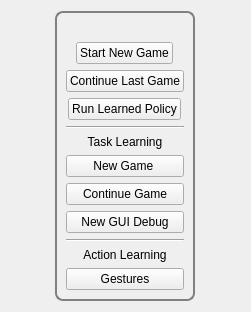
<?xml version="1.0" encoding="UTF-8"?>
<ui version="4.0">
 <class>StartMenuWidget</class>
 <widget class="QWidget" name="StartMenuWidget">
  <property name="enabled">
   <bool>true</bool>
  </property>
  <property name="geometry">
   <rect>
    <x>0</x>
    <y>0</y>
    <width>251</width>
    <height>284</height>
   </rect>
  </property>
  <property name="windowTitle">
   <string>Start Menu</string>
  </property>
  <layout class="QVBoxLayout" name="verticalLayout" stretch="0">
   <item alignment="Qt::AlignHCenter|Qt::AlignVCenter">
    <widget class="QGroupBox" name="verticalGroupBox">
     <property name="styleSheet">
      <string notr="true">QGroupBox::title { subcontrol-origin: margin; subcontrol-position: top centre; padding:0; background-color: transparent;}

QGroupBox{border-style: solid;
border: 2px solid gray;
border-radius: 8px;
padding-top: 20;
}</string>
     </property>
     <layout class="QVBoxLayout" name="verticalLayout_2">
      <item alignment="Qt::AlignHCenter|Qt::AlignVCenter">
       <widget class="QPushButton" name="new_game_button">
        <property name="text">
         <string>Start New Game</string>
        </property>
       </widget>
      </item>
      <item alignment="Qt::AlignHCenter|Qt::AlignVCenter">
       <widget class="QPushButton" name="continue_button">
        <property name="text">
         <string>Continue Last Game</string>
        </property>
       </widget>
      </item>
      <item alignment="Qt::AlignHCenter|Qt::AlignVCenter">
       <widget class="QPushButton" name="run_policy_button">
        <property name="text">
         <string>Run Learned Policy</string>
        </property>
       </widget>
      </item>
      <item>
       <widget class="Line" name="line">
        <property name="orientation">
         <enum>Qt::Horizontal</enum>
        </property>
       </widget>
      </item>
      <item>
       <widget class="QLabel" name="label">
        <property name="text">
         <string>Task Learning</string>
        </property>
        <property name="alignment">
         <set>Qt::AlignCenter</set>
        </property>
       </widget>
      </item>
      <item>
       <widget class="QPushButton" name="new_gui_new_game_button">
        <property name="text">
         <string>New Game </string>
        </property>
       </widget>
      </item>
      <item>
       <widget class="QPushButton" name="new_gui_continue_game_button">
        <property name="text">
         <string>Continue Game</string>
        </property>
       </widget>
      </item>
      <item>
       <widget class="QPushButton" name="new_gui_debug_button">
        <property name="text">
         <string>New GUI Debug</string>
        </property>
       </widget>
      </item>
      <item>
       <widget class="Line" name="line_2">
        <property name="orientation">
         <enum>Qt::Horizontal</enum>
        </property>
       </widget>
      </item>
      <item>
       <widget class="QLabel" name="label_2">
        <property name="text">
         <string>Action Learning</string>
        </property>
        <property name="alignment">
         <set>Qt::AlignCenter</set>
        </property>
       </widget>
      </item>
      <item>
       <widget class="QPushButton" name="gestures_button">
        <property name="text">
         <string>Gestures</string>
        </property>
       </widget>
      </item>
     </layout>
    </widget>
   </item>
  </layout>
 </widget>
 <resources/>
 <connections/>
</ui>
